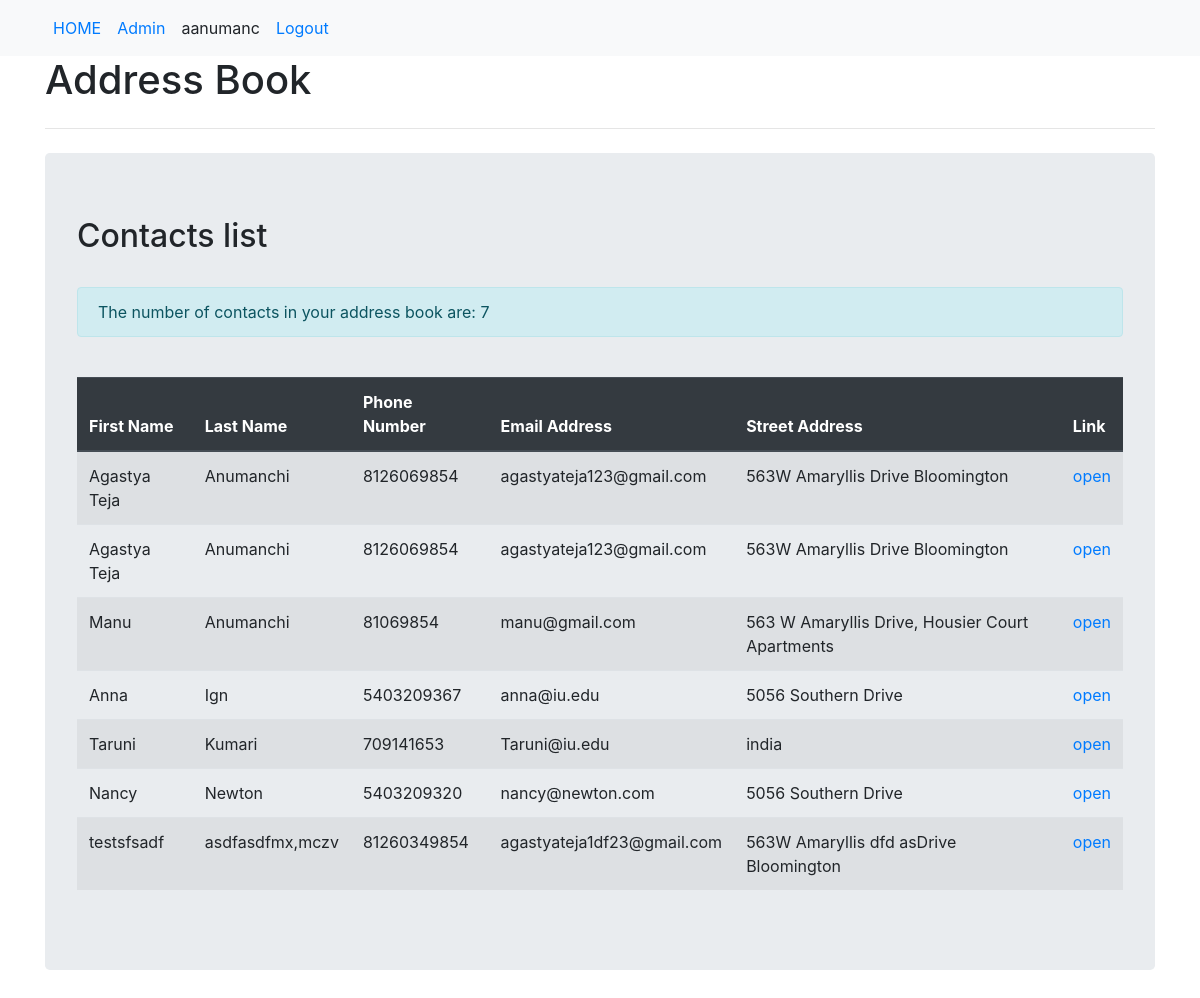
The app's page /contacts/all/ (signed in), older data.
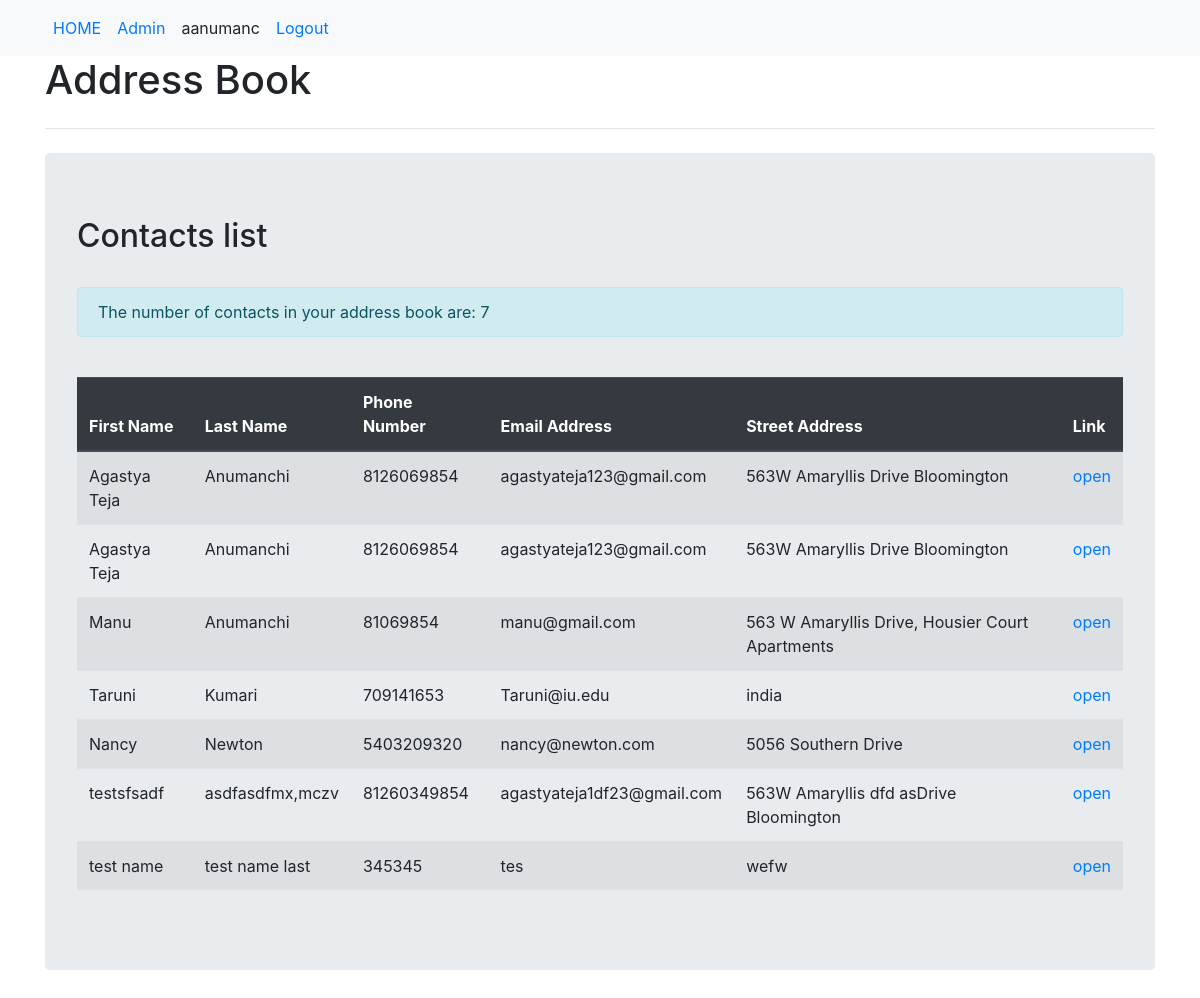
The same page, newer data.
### basic_app/models.py (models this page shows, shortened)
class UserContacts(models.Model):
    owner = models.ForeignKey(settings.AUTH_USER_MODEL,on_delete=models.CASCADE,verbose_name='User')
    first_name = models.CharField(max_length = 150)
    last_name = models.CharField(max_length = 150)
    phone_number = models.CharField(max_length = 150)
    email_address = models.CharField(max_length = 150)
    street_address = models.CharField(max_length = 350)
    class Meta:
        verbose_name='Contact'
        verbose_name_plural='Contacts'
        ordering=['owner','last_name','first_name']

### basic_app/views.py (the view)
@login_required
def view_contacts(request):
    contacts = UserContacts.objects.filter(owner=request.user)
    count = contacts.count()
    my_dict = {'contacts':contacts,'number': count}
    return render(request,'basic_app/view_contacts.html',my_dict)

### templates/basic_app/view_contacts.html
{%extends 'basic_app/base.html' %} {% block body_block %}
<div class="jumbotron">
    <h2>Contacts list</h2>
    <br />
    {% if contacts %}
    <div class="alert alert-info" role="alert">
        The number of contacts in your address book are: {{ number }}
    </div>
    <br />
    <table class="table table-striped">
        <thead class="thead-dark">
            <th>First Name</th>
            <th>Last Name</th>
            <th>Phone Number</th>
            <th>Email Address</th>
            <th>Street Address</th>
            <th>Link</th>
        </thead>
        {% for contact in contacts %}
        <tr>
            <td>{{ contact.first_name}}</td>
            <td>{{ contact.last_name}}</td>
            <td>{{ contact.phone_number}}</td>
            <td>{{ contact.email_address}}</td>
            <td>{{ contact.street_address}}</td>
            <td><a href="{% url 'basic_app:view_contact' contact_id=contact.id %}">open</a></td>
        </tr>
        {% endfor %}
    </table>
    {% else %}
    <div class="alert alert-warning" role="alert">
        No contact records found!
    </div>
    {% endif %}
</div>
{% endblock %}

### templates/basic_app/base.html (shortened to what this page needs)
<!DOCTYPE html>
<html lang="en">
    <head>
        <link
            rel="stylesheet"
            href="https://stackpath.bootstrapcdn.com/bootstrap/4.3.1/css/bootstrap.min.css"
        />
    </head>
    <body>
        <nav class="navbar navbar-expand-sm bg-light">
            <div class="container">
                <ul class="navbar-nav">
                    <li class="nav-item">
                        <a class="nav-link" href="{%url 'index' %}">HOME</a>
                    </li>
                    <li class="nav-item">
                        <a class="nav-link" href="{% url 'admin:index' %}">Admin</a>
                    </li>
                    {% if user.is_authenticated %}
                    <li><a class="nav-link">{{ user.get_username }}</a></li>
                    <li><a class="nav-link" href="{% url 'logout' %}"> Logout </a></li>
                    {% else %}
                    <li class="nav-item">
                        <a class="nav-link" href="{% url 'basic_app:register' %}">Register</a>
                    </li>
                    <li><a class="nav-link" href="{% url 'basic_app:user_login' %}">Login</a></li>
                    {% endif %}
                </ul>
            </div>
        </nav>
        <div class="container">
            <h1>Address Book</h1>
            <hr class="my-4" />
            {% block body_block %} {% endblock %}
        </div>
    </body>
</html>

Row changes from the older to the newer data that the page shows:
no longer on this page (row edited): UserContacts: first_name "Anna", last_name "Ign", phone_number "5403209367", email_address "anna@iu.edu", street_address "5056 Southern Drive"
added UserContacts: first_name "test name", last_name "test name last", phone_number "345345", email_address "tes", street_address "wefw"
